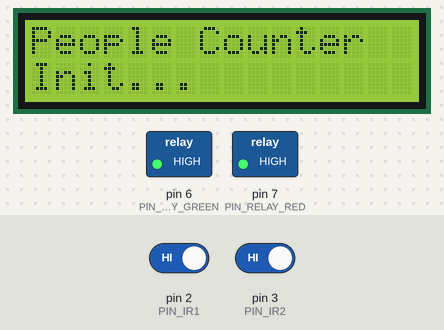
The sketch below on a simulated Arduino Uno, built with avr-gcc and run on an emulated ATmega328P. On the bench: 16×2 character LCD, switched loads named in the sketch (green lamp = pin HIGH). Inputs (shaded band) come from the test bench; at power-on: pin 2 (PIN_IR1) HIGH, pin 3 (PIN_IR2) HIGH. What the sketch prints to the serial monitor is not drawn.

Above: at 0.1 s.
At 2.1 s:
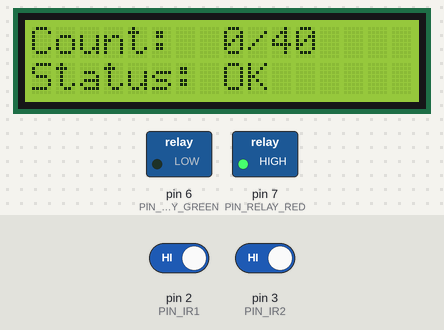
2.2 s: pin 2 (PIN_IR1) driven LOW and pin 3 (PIN_IR2) driven LOW
At 3.4 s:
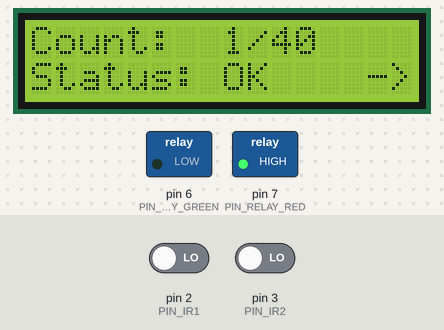
Timing chart, 0 to 5.2 s (numbered marks = the images above; inputs shaded):
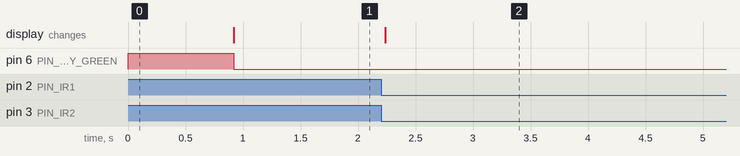

Measured:
- after the input at 2.2 s, the display: changes at once (image 2)

The sketch:

code.ino
```cpp
// People Counter with 2 IR sensors + Relay (Green/Red 12V) + Buzzer (5V) + I2C LCD 16x2
// Board: Arduino Uno

#include <Wire.h>
#include <LiquidCrystal_I2C.h>

// ======= LCD Config (แก้ address ได้ถ้าไม่ใช่ 0x27) =======
LiquidCrystal_I2C lcd(0x27, 16, 2);

// ======= Pin Mapping =======
const byte PIN_IR1   = 2;   // IR ด้านนอก
const byte PIN_IR2   = 3;   // IR ด้านใน
const byte PIN_BUZZ  = 9;   // Buzzer Active 5V
const byte PIN_RELAY_GREEN = 6; // Relay CH1 -> ไฟเขียว 12V
const byte PIN_RELAY_RED   = 7; // Relay CH2 -> ไฟแดง 12V

// ======= Behavior Config =======
const int  CAP_LIMIT = 40;           // เกณฑ์ความจุ
const bool RELAY_ACTIVE_LOW = true;  // รีเลย์ Active-LOW
const unsigned long DEBOUNCE_MS = 50;
const unsigned long STEP_TIMEOUT_MS = 1500;
const unsigned long BUZZ_ON_MS  = 200;
const unsigned long BUZZ_OFF_MS = 800;

// ======= Internal State =======
enum StepState {
  IDLE = 0,
  WAIT_IR2_AFTER_IR1,  // คาดว่าจะ "เข้า" (IR1 -> IR2)
  WAIT_IR1_AFTER_IR2   // คาดว่าจะ "ออก" (IR2 -> IR1)
};

StepState state = IDLE;
unsigned long stepStartMs = 0;
unsigned long lastChangeIR1 = 0;
unsigned long lastChangeIR2 = 0;
int peopleCount = 0;

// สำหรับ Buzzer จังหวะกระพริบ
unsigned long buzzTimer = 0;
bool buzzOnPhase = false;

// สำหรับ LCD เพื่อลดการเขียนซ้ำโดยไม่จำเป็น
int lastShownCount = -1;
bool lastShownOver = false;

// ======= Helper: อ่านสัญญาณ IR =======
// โมดูล IR ทั่วไป: ถูกบัง -> DO = LOW
bool isIR1Blocked() { return digitalRead(PIN_IR1) == LOW; }
bool isIR2Blocked() { return digitalRead(PIN_IR2) == LOW; }

// เขียนรีเลย์เผื่อ Active LOW/HIGH
void setRelay(byte pin, bool on) {
  if (RELAY_ACTIVE_LOW) {
    digitalWrite(pin, on ? LOW : HIGH);
  } else {
    digitalWrite(pin, on ? HIGH : LOW);
  }
}

void updateLCD(bool enteringHint=false, bool exitingHint=false) {
  bool over = (peopleCount > CAP_LIMIT);
  if (peopleCount == lastShownCount && over == lastShownOver && !enteringHint && !exitingHint) return;

  lcd.clear();
  // บรรทัด 1: Count และ Limit
  lcd.setCursor(0, 0);
  lcd.print("Count:");
  // ให้แน่ใจว่าเว้นวรรคพอ
  lcd.setCursor(7, 0);
  char buf[16];
  snprintf(buf, sizeof(buf), "%2d/%-2d", peopleCount, CAP_LIMIT);
  lcd.print(buf);

  // บรรทัด 2: สถานะ
  lcd.setCursor(0, 1);
  if (over) {
    lcd.print("Status: FULL!   ");   // เกิน 40
  } else {
    lcd.print("Status: OK      ");   // ยังไม่เกิน
  }

  // แสดงลูกศรชั่วครู่เวลา detect ทิศทาง
  // (ใช้พื้นที่ท้ายบรรทัด 2)
  if (enteringHint) {
    lcd.setCursor(14, 1); lcd.print("->"); // เข้า
  } else if (exitingHint) {
    lcd.setCursor(14, 1); lcd.print("<-"); // ออก
  }

  lastShownCount = peopleCount;
  lastShownOver  = over;
}

void updateLightsAndBuzzer() {
  if (peopleCount <= CAP_LIMIT) {
    setRelay(PIN_RELAY_GREEN, true);
    setRelay(PIN_RELAY_RED,   false);
    noTone(PIN_BUZZ);
    buzzOnPhase = false;
  } else {
    setRelay(PIN_RELAY_GREEN, false);
    setRelay(PIN_RELAY_RED,   true);

    unsigned long now = millis();
    if (!buzzOnPhase) {
      if (now - buzzTimer >= BUZZ_OFF_MS) {
        tone(PIN_BUZZ, 2000); // 2kHz
        buzzTimer = now;
        buzzOnPhase = true;
      }
    } else {
      if (now - buzzTimer >= BUZZ_ON_MS) {
        noTone(PIN_BUZZ);
        buzzTimer = now;
        buzzOnPhase = false;
      }
    }
  }
}

void resetToIdle() {
  state = IDLE;
  stepStartMs = 0;
}

void setup() {
  pinMode(PIN_IR1, INPUT_PULLUP);
  pinMode(PIN_IR2, INPUT_PULLUP);
  pinMode(PIN_BUZZ, OUTPUT);
  pinMode(PIN_RELAY_GREEN, OUTPUT);
  pinMode(PIN_RELAY_RED, OUTPUT);

  setRelay(PIN_RELAY_GREEN, false);
  setRelay(PIN_RELAY_RED, false);
  noTone(PIN_BUZZ);

  Serial.begin(115200);
  Serial.println(F("People Counter + LCD START"));

  // LCD init
  lcd.init();
  lcd.backlight();
  lcd.clear();
  lcd.setCursor(0,0); lcd.print("People Counter");
  lcd.setCursor(0,1); lcd.print("Init...");
  delay(800);
  updateLCD(); // แสดงค่าตั้งต้น
}

void loop() {
  unsigned long now = millis();

  // อ่านสถานะ IR พร้อม debounce แบบง่าย
  static bool prevIR1 = !isIR1Blocked();
  static bool prevIR2 = !isIR2Blocked();
  bool curIR1 = isIR1Blocked();
  bool curIR2 = isIR2Blocked();

  bool hintEnter = false;
  bool hintExit  = false;

  // ตรวจจับ IR1
  if (curIR1 != prevIR1) {
    if (now - lastChangeIR1 >= DEBOUNCE_MS) {
      lastChangeIR1 = now;
      prevIR1 = curIR1;

      if (curIR1) { // IR1 ถูกบัง
        if (state == IDLE) {
          state = WAIT_IR2_AFTER_IR1; // เดา "เข้า"
          stepStartMs = now;
        } else if (state == WAIT_IR1_AFTER_IR2) {
          // ลำดับ IR2 -> IR1 ครบ => ออก
          peopleCount = max(0, peopleCount - 1);
          Serial.print(F("Exit | Count: ")); Serial.println(peopleCount);
          resetToIdle();
          hintExit = true;
        }
      }
    }
  }

  // ตรวจจับ IR2
  if (curIR2 != prevIR2) {
    if (now - lastChangeIR2 >= DEBOUNCE_MS) {
      lastChangeIR2 = now;
      prevIR2 = curIR2;

      if (curIR2) { // IR2 ถูกบัง
        if (state == IDLE) {
          state = WAIT_IR1_AFTER_IR2; // เดา "ออก"
          stepStartMs = now;
        } else if (state == WAIT_IR2_AFTER_IR1) {
          // ลำดับ IR1 -> IR2 ครบ => เข้า
          peopleCount++;
          Serial.print(F("Enter | Count: ")); Serial.println(peopleCount);
          resetToIdle();
          hintEnter = true;
        }
      }
    }
  }

  // หมดเวลา step -> รีเซ็ต
  if (state != IDLE && (now - stepStartMs > STEP_TIMEOUT_MS)) {
    resetToIdle();
  }

  // อัปเดตไฟ/เสียง + LCD
  updateLightsAndBuzzer();
  updateLCD(hintEnter, hintExit);

  delay(5);
}
```
